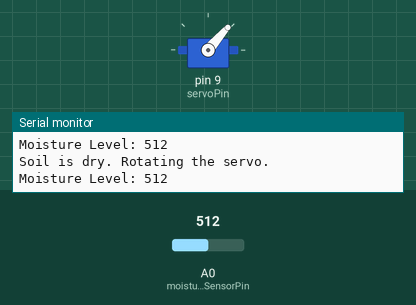
Recording of a sketch running on a simulated Arduino Uno, built with avr-gcc and run on an emulated ATmega328P. On the bench: servo, the last lines printed to the serial monitor. The test bench sets the inputs (shaded band); at power-on: A0 (moistureSensorPin) = 512.

Above: at 9.2 s.
9.3 s: A0 (moistureSensorPin) set to 408
At 15.7 s:
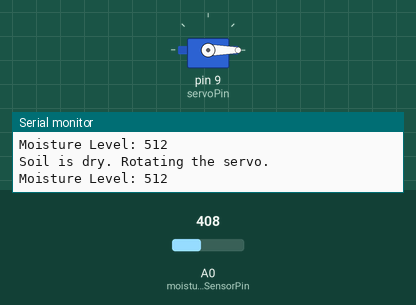
18.1 s: A0 (moistureSensorPin) set to 392
At 26.2 s:
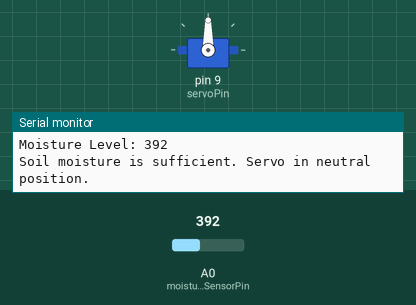
Timing chart, 0 to 27.7 s (numbered marks = the images above; inputs shaded):
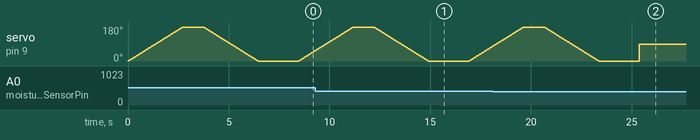

The sketch:

servo.ino
```cpp
#include <Servo.h>

// Define the pin for the servo motor
int servoPin = 9;

// Define the pin for the soil moisture sensor
int moistureSensorPin = A0;

// Threshold value for moisture level indicating dry soil
int dryThreshold = 400;  // Adjust this value based on your sensor reading

Servo myservo;

void setup() {
  // Initialize the servo motor
  myservo.attach(servoPin);

  // Serial communication for debugging
  Serial.begin(9600);
}

void loop() {
  // Read the soil moisture level
  int moistureLevel = analogRead(moistureSensorPin);

  // Print the moisture level for debugging
  Serial.print("Moisture Level: ");
  Serial.println(moistureLevel);

  // Check the moisture level and control the servo motor
  if (moistureLevel > dryThreshold) {
    // If soil is dry, rotate the servo continuously
    rotateServoContinuously();
    Serial.println("Soil is dry. Rotating the servo.");
  } else {
    // Soil moisture level is sufficient, keep the servo at a neutral position
    myservo.write(90);
    Serial.println("Soil moisture is sufficient. Servo in neutral position.");
  }

  // Add a delay to prevent rapid changes
  delay(1000);  // Adjust the delay based on your requirements
}

void rotateServoContinuously() {
  // Rotate the servo continuously in one direction
  for (int angle = 0; angle <= 180; angle++) {
    myservo.write(angle);
    delay(15); // Adjust the delay based on your servo's speed
  }

  // Optional: Pause for a moment at the end of the rotation
  delay(1000);

  // Rotate the servo continuously in the opposite direction
  for (int angle = 180; angle >= 0; angle--) {
    myservo.write(angle);
    delay(15); // Adjust the delay based on your servo's speed
  }

  // Optional: Pause for a moment at the end of the rotation
  delay(1000);
}
```

Measured:
- the behaviour switches between 401 and 400 on A0 (moistureSensorPin) (found by bisection; images 1 and 2)
